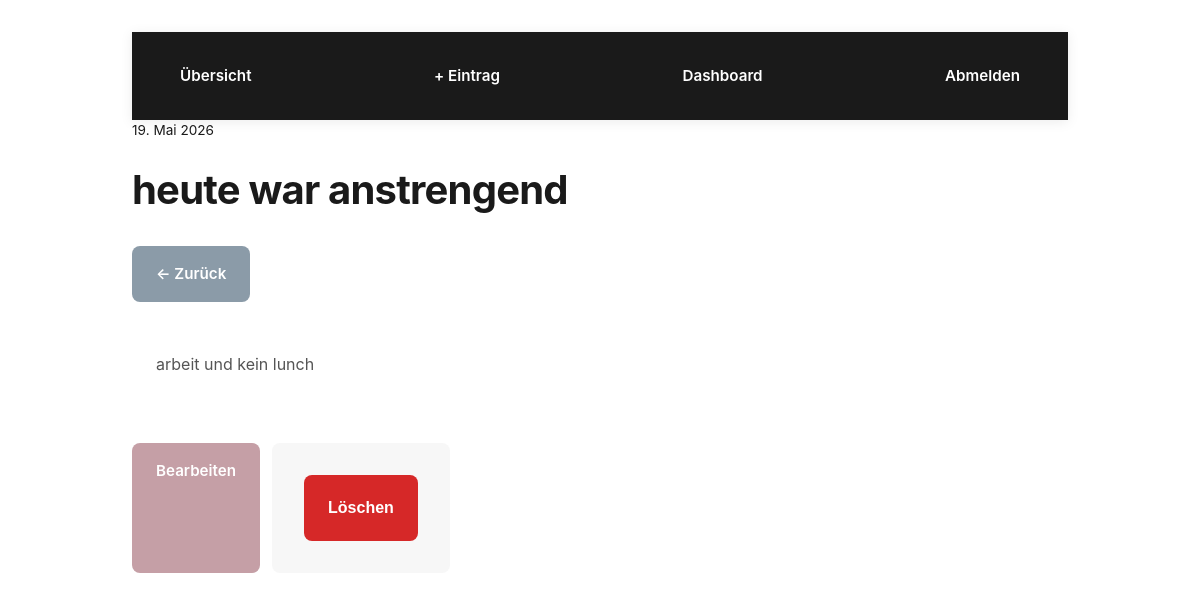
Screenshot of /entry/2 (signed in) with the database file from the repository.
### main.py (models this page shows)
class Entry(db.Model):
    id = db.Column(db.Integer, primary_key=True)
    user_id = db.Column(db.Integer, db.ForeignKey('user.id'), nullable=False)
    title = db.Column(db.String(200), nullable=False)
    date = db.Column(db.Date, nullable=False)
    content = db.Column(db.Text, nullable=False)

### main.py (the view)
@app.route("/entry/<int:entry_id>")
def entry_detail(entry_id):
    redirect_response, user_obj = get_user_or_redirect()
    if redirect_response:
        return redirect_response
    entry = Entry.query.filter_by(id=entry_id, user_id=user_obj.id).first()
    if not entry:
        return redirect(url_for("overview"))
    return render_template("entry_detail.html", entry=entry)

### main.py (called while the page is built)
def get_current_user():
    return session.get("user")

def get_user_or_redirect():
    username = get_current_user()
    if not username:
        return redirect(url_for("login")), None
    user_obj = User.query.filter_by(username=username).first()
    if not user_obj:
        session.clear()
        return redirect(url_for("login")), None
    return None, user_obj

### templates/entry_detail.html (shortened to what this page needs)
{% extends "base.html" %}
{% block content %}
{% set months = ["","Jan","Feb","Mär","Apr","Mai","Jun","Jul","Aug","Sep","Okt","Nov","Dez"] %}
<div class="page-header flex-between">
  <div>
    <p style="font-size: 0.85rem; color: var(--muted);">{{ entry.date.day }}. {{ months[entry.date.month] }} {{ entry.date.year }}</p>
    <h1>{{ entry.title }}</h1>
  </div>
  <a href="{{ url_for('overview') }}" class="btn btn-secondary">← Zurück</a>
</div>
<div style="background: var(--paper); border: 1px solid var(--border); border-radius: 4px; padding: 24px; margin: 24px 0;">
  <p style="line-height: 1.8;">{{ entry.content }}</p>
</div>
<div style="display: flex; gap: 12px;">
  <a href="{{ url_for('edit_entry', entry_id=entry.id) }}" class="btn btn-primary">Bearbeiten</a>
       <form method="POST" action="{{ url_for('delete_entry', entry_id=entry.id) }}" onsubmit="return confirm('Eintrag wirklich löschen?');" style="margin: 0;">
     <button type="submit" class="btn btn-danger">Löschen</button>
  </form>
</div>
{% endblock %}

### static/style.css (style rules this page uses)
:root { --primary: #C59FA6; --primary-light: #D4B0B7; --primary-dark: #A67A84; --white: #FFFFFF; --gray-light: #F7F7F7; --gray-medium: #E0E0E0; --gray-dark: #333333; --text: #1A1A1A; --accent: #8B9BA8; --spacing-xs: 0.5rem; --spacing-sm: 1rem; --spacing-md: 1.5rem; --spacing-lg: 2rem; --spacing-xl: 3rem; --border-radius: 8px; --transition: all 0.3s cubic-bezier(0.4, 0, 0.2, 1); }
* { margin: 0; padding: 0; box-sizing: border-box; }
body { font-family: -apple-system, BlinkMacSystemFont, 'Segoe UI', 'Roboto', 'Oxygen', 'Ubuntu', 'Cantarell', 'Fira Sans', 'Droid Sans', 'Helvetica Neue', sans-serif; background-color: var(--white); color: var(--text); line-height: 1.6; font-size: 16px; -webkit-font-smoothing: antialiased; -moz-osx-font-smoothing: grayscale; }
html, body, #app { height: 100%; }
h1 { font-size: 2.5rem; font-weight: 700; letter-spacing: -0.02em; margin-bottom: var(--spacing-md); color: var(--text); }
p { margin-bottom: var(--spacing-sm); color: #555; }
a { color: var(--primary); text-decoration: none; transition: var(--transition); font-weight: 500; }
form { background-color: var(--gray-light); padding: var(--spacing-lg); border-radius: var(--border-radius); margin-bottom: var(--spacing-lg); }
button, .btn { display: inline-block; padding: var(--spacing-sm) var(--spacing-md); background-color: var(--primary); color: var(--white); border: none; border-radius: var(--border-radius); font-size: 0.95rem; font-weight: 600; cursor: pointer; transition: var(--transition); text-decoration: none; }
button[type="submit"] { width: 100%; padding: var(--spacing-md); font-size: 1rem; }
.btn-secondary { background-color: var(--accent); }
.btn-danger { background-color: #d62828; }

### rows the page displays
Entry: date.day "19", date "Mai", date.year "2026", title "heute war anstrengend", content "arbeit und kein lunch"
